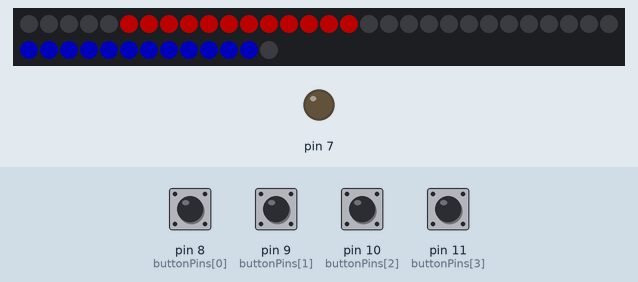
Recording of a sketch running on a simulated Arduino Mega 2560, built with avr-gcc and run on an emulated ATmega2560. On the bench: 43 RGB LEDs in strip order, left to right, continuing on the next row, output pins drawn as LEDs (lit = HIGH). The inputs (shaded band) are chosen by the test bench; at power-on: pin 8 (buttonPins[0]), pin 9 (buttonPins[1]), pin 10 (buttonPins[2]), pin 11 (buttonPins[3]) HIGH. Dim RGB values are drawn brighter than linear; random numbers use the default seed unless the sketch sets one; what the sketch prints to the serial monitor is not drawn.

Above: at 7.2 s.
7.3 s: pin 8 (buttonPins[0]) pulled LOW for 0.15 s
At 8.4 s:
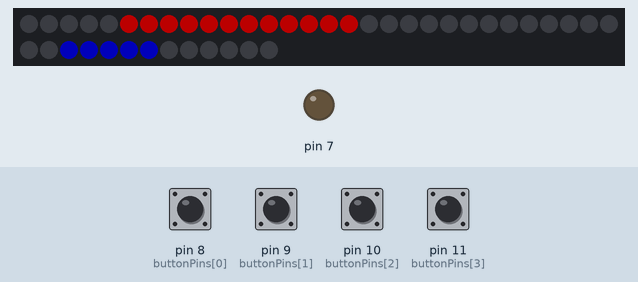
9.0 s: pin 11 (buttonPins[3]) pulled LOW for 0.15 s
At 10.3 s:
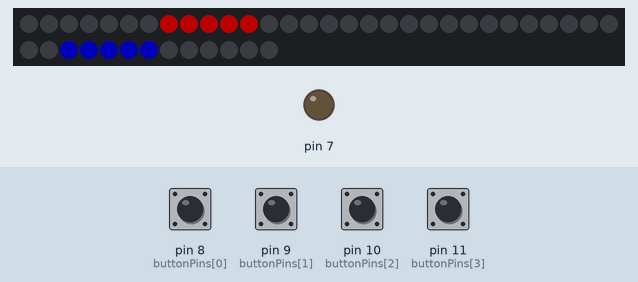
10.6 s: pin 9 (buttonPins[1]) pulled LOW for 0.15 s
At 11.9 s:
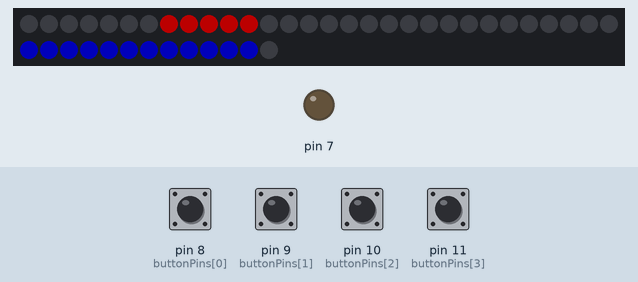
12.3 s: pin 11 (buttonPins[3]) pulled LOW for 1 s
At 14.1 s:
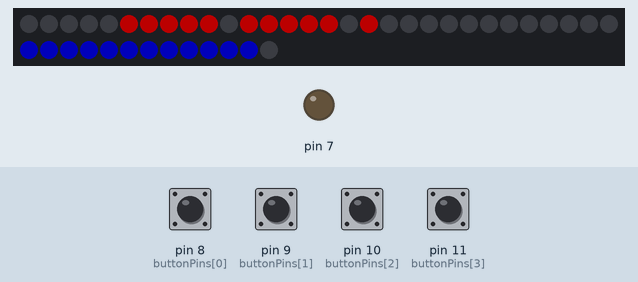
Timing chart, 0 to 13.9 s (numbered marks = the images above; inputs shaded):
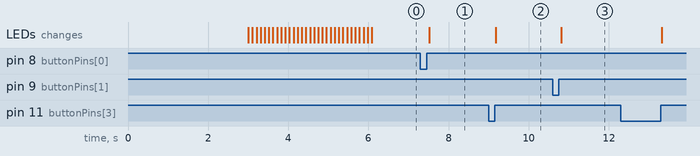

The sketch:

scorekeeper_2.2.ino
```cpp
// SeveralThingsAtTheSameTime.ino

// An expansion of the BlinkWithoutDelay concept to illustrate how a script
//  can appear to do several things at the same time

// this sketch does the following
//    it blinks the onboard LED (as in the blinkWithoutDelay sketch)
//    it blinks two external LEDs (LedA and LedB) that are connected to pins 12 and 11.
//    it turns another Led (buttonLed connected to pin 10) on or off whenever a button
//       connected to pin 7 is pressed
//    it sweeps a servo (connected to pin 5) back and forth at different speeds


//  One leg of each LED should be connected to the relevant pin and the other leg should be connected to a
//   resistor of 470 ohms or more and the other end of the resistor to the Arduino GND.
//   If the LED doesn't light its probably connected the wrong way round.

//  On my Uno and Mega the "button" is just a piece of wire inserted into pin 7.
//   Touching the end of the wire with a moist finger is sufficient to cause the switching action
//   Of course a proper press-on-release-off button switch could also be used!

//  The Arduino is not capable of supplying enough 5v power to operate a servo
//    The servo should have it's own power supply and the power supply Ground should
//      be connected to the Arduino Ground.

// The sketch is written to illustrate a few different programming features.
//    The use of many functions with short pieces of code.
//       Short pieces of code are much easier to follow and debug
//    The use of variables to record the state of something (e.g. onBoardLedState) as a means to
//       enable the different functions to determine what to do.
//    The use of millis() to manage the timing of activities
//    The definition of all numbers used by the program at the top of the sketch where
//       they can easily be found if they need to be changed


//========================================

// ----------LIBRARIES--------------

#include <FastLED.h>

#define LED_PIN     3
#define NUM_LEDS    43
#define BRIGHTNESS  75
#define LED_TYPE    WS2811
#define COLOR_ORDER RGB
CRGB leds[NUM_LEDS];
#define UPDATES_PER_SECOND 100

#if defined(FASTLED_VERSION) && (FASTLED_VERSION < 3001000)
#warning "Requires FastLED 3.1 or later; check github for latest code."
#endif


// --------CONSTANTS (won't change)---------------


const int redPlusPin = 8; // the pin number for the button
const int redMinusPin = 9;
const int bluePlusPin = 10;
const int blueMinusPin = 11;
int buttonPins[]= {8,9,10,11};

boolean overTimeBlink = 1;

unsigned long minuteDuration = 6000;  // number of millisecs in one minute

unsigned long buttonInterval = 10; // number of millisecs between button readings

const int winningScore = 15;
const int gamePoint = 14;

int redDigits[][13] = {
{5,6,7,8,9,10,11,12,13,14,15,16,-1},
{7,8,9,10,11,-1,-1,-1,-1,-1,-1,-1,-1},
{5,6,7,8,9,17,15,14,13,12,11,-1,-1},
{5,6,7,8,9,10,11,12,13,17,15,-1,-1},
{7,8,9,10,11,5,16,15,17,-1,-1,-1,-1},
{7,6,5,16,15,17,9,10,11,12,13,-1,-1},
{7,6,5,16,15,14,13,12,11,10,9,17,-1},
{5,6,7,8,9,10,11,-1,-1,-1,-1,-1,-1},
{5,6,7,8,9,10,11,12,13,14,15,16,17},
{5,6,7,8,9,10,11,17,16,15,-1,-1,-1},
/*1x*/  {0,1,2,3,4,-1,-1,-1,-1,-1,-1,-1,-1}
  };

int blueDigits[][13] = {
{30,31,32,33,34,35,36,37,38,39,40,41,-1},
{32,33,34,35,36,-1,-1,-1,-1,-1,-1,-1,-1},
{30,31,32,33,34,42,40,39,38,37,36,-1,-1},
{30,31,32,33,34,35,36,37,38,40,42,-1,-1},
{32,33,34,35,36,42,41,40,30,-1,-1,-1,-1},
{32,31,30,41,40,42,34,35,36,37,38,-1,-1},
{32,31,30,42,41,40,39,38,37,36,35,34,-1},
{36,35,34,33,32,31,30,-1,-1,-1,-1,-1,-1},
{30,31,32,33,34,35,36,37,38,39,40,41,42},
{42,41,40,36,35,34,33,32,31,30,-1,-1,-1},
{25,26,27,28,29,-1,-1,-1,-1,-1,-1,-1,-1}
};

//------------ VARIABLES (will change)---------------------


unsigned long currentMillis = 0;    // stores the value of millis() in each iteration of loop()
unsigned long previousButtonMillis = 0; // time when button press last checked
unsigned long previousTimeUpdate = 0;
unsigned long gameStartMillis = 0;

int redDisplay = 0;
int blueDisplay = 0;
int redScore = 0;
int blueScore = 0;
int displayGameTime = 0;
int elapsedGameTime = 0;
int buttons[4];
int prevButtons[] = {0,0,0,0};
unsigned long prevButtonMillis[] = {0,0,0,0};


//========================================

void setup() {

  Serial.begin(9600);
  Serial.println("Scoreboard Booting Up");  // so we know what sketch is running
  pinMode(7,OUTPUT);
  digitalWrite(7,LOW);
  for (byte i=0; i<4; i++) {
    pinMode(buttonPins[i], INPUT);
    digitalWrite(buttonPins[i], HIGH);
  }

  delay(3000); // power-up safety delay
  FastLED.addLeds<LED_TYPE, LED_PIN, COLOR_ORDER>(leds, NUM_LEDS).setCorrection( TypicalLEDStrip );
  FastLED.setBrightness(  BRIGHTNESS );

  for(int m = 0; m < 30; m++) {
    fill_rainbow(leds, NUM_LEDS, random8(0,255), NUM_LEDS);
    FastLED.show();
    delay(100);
  }
  for(int k = 0; k < NUM_LEDS; k++) {
    leds[k] = CRGB::Black;
  }
  for(int j = 0; j < 13; j++) {
    leds[redDigits[0][j]] = CRGB::Red;
    leds[blueDigits[0][j]] = CRGB::Blue;
  }
  FastLED.show();

}

//========================================

void loop() {

      // Notice that none of the action happens in loop() apart from reading millis()
      //   it just calls the functions that have the action code

  static uint8_t startIndex = 0;
  startIndex = startIndex + 1; /* motion speed */
  currentMillis = millis();   // capture the latest value of millis()
  if((redScore >= winningScore) || (blueScore >= winningScore)){
    if(redScore > blueScore) {
      confetti(0);
      FastLED.show();
      FastLED.delay(4);
    }else{
      confetti(155);
      FastLED.show();
      FastLED.delay(4);
    }
  }else {
  updateElapsedGameTime();
  updateScores(false);
  FastLED.show();
  }
  readButtons();
}

//========================================

void gameAnimation(boolean blueWinner) {
  int board[]={0,1,2,9,10,11,12,13,14,15,17,18,19,20,25,26,27,34,35,36,37,38,39,40,42};
  int sand[]={3,16,8,21,22,23,28,41,33};
  int puck[]={4,5,6,7,24,29,30,31,32};
  CRGB winnerColor, loserColor;
  if(blueWinner){
    winnerColor = CRGB::Blue;
    loserColor = CRGB::Red;
  } else {
    winnerColor = CRGB::Red;
    loserColor = CRGB::Blue;
  }
  fillSingleColor(board,25,CRGB::Tan);
  FastLED.show();
}

void fillSingleColor(int TheArray[], int n, CRGB color)
{
   for(int i = 0; i < n; i++){
       leds[i]=color;
   }
}

void readButtons() {
  for(int i = 8; i < 12; i++) {
    buttons[i-8] = digitalRead(i);
    Serial.println(buttons[i-8]);
  }
  for(int j = 0; j < 4; j++) {
    if(buttons[j] != prevButtons[j]){
      prevButtonMillis[j] = millis();
    }
    if(prevButtonMillis[j] - currentMillis > buttonInterval){
      if(buttons[j] != prevButtons[j]){
        if(buttons[j] == 1){
          switch(j) {
            case 0:
              blueScore++;
            break;
            case 1:
              if(blueScore > 0){
                blueScore--;
                if(blueScore == (winningScore-1)){
                  updateScores(true);
                }
              }
            break;
            case 2:
              if(redScore > 0){
                redScore--;
                  if(redScore == (winningScore-1)){
                  updateScores(true);
                }
              }
            break;
            case 3:
              redScore++;
            break;
          }
        }
      }
      }
      prevButtons[j] = buttons[j];
    }
}


void updateScores(boolean scoreReset) {
    if(redScore != redDisplay || scoreReset) {
      turnOffRed();
      int ones = redScore % 10;
//      Serial.println("Red Score:");
//      Serial.println(redScore);
//      Serial.println("Red Display:");
//      Serial.println(redDisplay);
//      Serial.println(ones);
      if(redScore == 20) {
        leds[5] = CRGB::Red;
        leds[6] = CRGB::Red;
        leds[7] = CRGB::Red;
        leds[8] = CRGB::Red;
        leds[9] = CRGB::Red;
        leds[13] = CRGB::Red;
        leds[14] = CRGB::Red;
        leds[15] = CRGB::Red;
        leds[16] = CRGB::Red;
        leds[17] = CRGB::Red;
      } else {
        for(int i = 0; i < 13; i++) {
          leds[redDigits[ones][i]] = CRGB::Red;
        }
      if (redScore > 9) {
          leds[0] = CRGB::Red;
          leds[1] = CRGB::Red;
          leds[2] = CRGB::Red;
          leds[3] = CRGB::Red;
          leds[4] = CRGB::Red;
      }
      }
      redDisplay = redScore;
    }
  if(blueScore != blueDisplay || scoreReset) {
      turnOffBlue();
      int ones = blueScore % 10;
      Serial.println("Blue Score:");
      Serial.println(blueScore);
      Serial.println("Blue Display:");
      Serial.println(blueDisplay);
      Serial.println(ones);
      if(blueScore == 20) {
        leds[30] = CRGB::Blue;
        leds[31] = CRGB::Blue;
        leds[32] = CRGB::Blue;
        leds[33] = CRGB::Blue;
        leds[34] = CRGB::Blue;
        leds[42] = CRGB::Blue;
        leds[40] = CRGB::Blue;
        leds[41] = CRGB::Blue;
        leds[39] = CRGB::Blue;
        leds[38] = CRGB::Blue;
      } else {
        for(int i = 0; i < 13; i++) {
          leds[blueDigits[ones][i]] = CRGB::Blue;
        }
      if (blueScore > 9) {
          leds[25] = CRGB::Blue;
          leds[26] = CRGB::Blue;
          leds[27] = CRGB::Blue;
          leds[28] = CRGB::Blue;
          leds[29] = CRGB::Blue;
      }
      }
      blueDisplay = blueScore;
    }


  }


void turnOffRed() {
  for(int i = 0; i < 18; i++) {
    leds[i] = CRGB::Black;
  }
}

void turnOffBlue() {
  for(int i = 25; i < 43; i++) {
    leds[i] = CRGB::Black;
  }
}

void turnOffTime() {
  for(int i = 18; i < 25; i++) {
    leds[i] = CRGB::Black;
  }
}


void updateElapsedGameTime() {
  if (currentMillis - previousTimeUpdate >= minuteDuration) {
    elapsedGameTime++;
//    Serial.println("Elapsed Game Time:");
//    Serial.println(elapsedGameTime);
    previousTimeUpdate = currentMillis;
  }
  if (((elapsedGameTime % 5 == 0) && elapsedGameTime != displayGameTime) || elapsedGameTime >15) {
    turnOffTime();
    switch(elapsedGameTime) {
      case 5:
        for(int i = 18; i < 19; i++){
        leds[i] = CRGB::Green;
        }
        break;
      case 10:
        for(int i = 18; i < 20; i++){
        leds[i] = CRGB::Green;        }
        break;
      case 15:
        for(int i = 18; i < 21; i++){
        leds[i] = CRGB::Green;
        }
        break;
      case 16:
        {
        fill_gradient(leds,18,CHSV(HUE_GREEN,255,255),21,CHSV(40, 255, 255));
        }
        break;
      case 17:
        {
        fill_gradient(leds,18,CHSV(HUE_GREEN,255,255),22,CHSV(30, 255, 255));
        }
        break;
      case 18:
        {
        fill_gradient(leds,18,CHSV(HUE_GREEN,255,255),23,CHSV(20, 255, 255));
        }
        break;
      case 19:
        {
        fill_gradient(leds,18,CHSV(HUE_GREEN,255,255),24,CHSV(10, 255, 255));
        digitalWrite(7,HIGH);
        delay(10);
        digitalWrite(7,LOW);
        }
        break;
    }
  }
  if(elapsedGameTime >= 20) {
    if(overTimeBlink) {
      for(int i = 18; i < 25; i++){
        leds[i] = CRGB::Red;
      }
      digitalWrite(7,HIGH);
    } else {
      for(int i = 18; i < 25; i++){
        leds[i] = CRGB::Green;
      }
    }
    overTimeBlink = !overTimeBlink;
//    FastLED.delay(100);

  }
}

void rainbow()
{
  // FastLED's built-in rainbow generator
  fill_rainbow(leds, NUM_LEDS, random8(0,255), 7);
}

void rainbowWithGlitter()
{
  // built-in FastLED rainbow, plus some random sparkly glitter
  rainbow();
  addGlitter(80);
}

void addGlitter( fract8 chanceOfGlitter)
{
  if( random8() < chanceOfGlitter) {
    leds[ random16(NUM_LEDS) ] += CRGB::White;
  }
}

void confetti(uint8_t gHue)
{
  // random colored speckles that blink in and fade smoothly
  fadeToBlackBy( leds, NUM_LEDS, 10);
  int pos = random16(NUM_LEDS);
  leds[pos] += CHSV( gHue + random8(27), 200, 255);
  addGlitter(30);
}
```

Measured:
- after the input at 7.3 s, the LEDs: change after 0.22 s (image 1)
- after the input at 9.0 s, the LEDs: change after 0.18 s (image 2)
- after the input at 10.6 s, the LEDs: change after 0.21 s (image 3)
